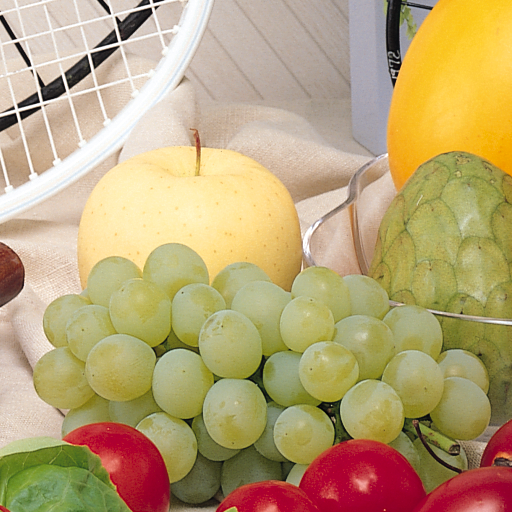
#> input picture 4. Fourth Lab/fruits.png, 512 x 512 px, found by its file name
$ python 'import numpy as np.py'
#> lines starting #> are read from the running program, lines starting #| are printed output that depends on the picture; after the words box and inside, x2 and y2 are one past the last pixel; in counts of white or black regions, pixels touching at a corner belong together
import numpy as np
import matplotlib.pyplot as plt
from scipy import signal
from skimage import io, filters, feature, morphology, color
from skimage.measure import label

# Define the Canny-Deriche smoothing filter
def canny_deriche_filter(s, alpha):
    n = 1
    si = np.arange(-s, s+1)
    si = si.astype(np.float64)
    h = np.zeros(si.shape)

    eps = 1e-10  # small positive number to avoid division by zero
    for i in range(len(si)):
        h[i] = np.exp(-alpha*si[i]) * ((alpha*si[i])**n) * ((1-np.exp(-alpha*si[i])) / ((si[i]**2) + eps))

    h = h / np.sum(h)
    return h,si

# Load the image
img = io.imread('C:/Users/ksevi/OneDrive/Desktop/MASTER/SCENE_LALIGANT/fourth report/fruits.png')
#> img is the input picture: shape (512, 512, 3); mean R, G, B 185.5, 163.3, 118.3
gray_img = color.rgb2gray(img)
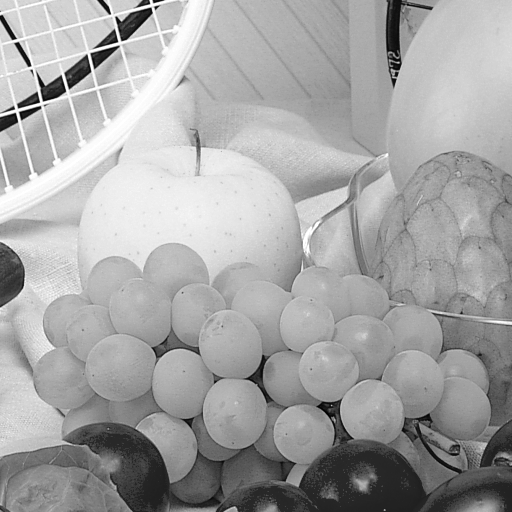
#> gray_img: shape (512, 512) float64; min 0, max 1, mean 0.646

# Define the filter parameters
alpha = 2
s = 10
h, si = canny_deriche_filter(s, alpha)

# Normalize the filter in the discrete domain
h /= np.sum(h)

# Plot the filter in the discrete domain
plt.plot(si, h)
plt.xlabel('s')
plt.ylabel('h(s)')
plt.title('Canny-Deriche filter')
plt.show()
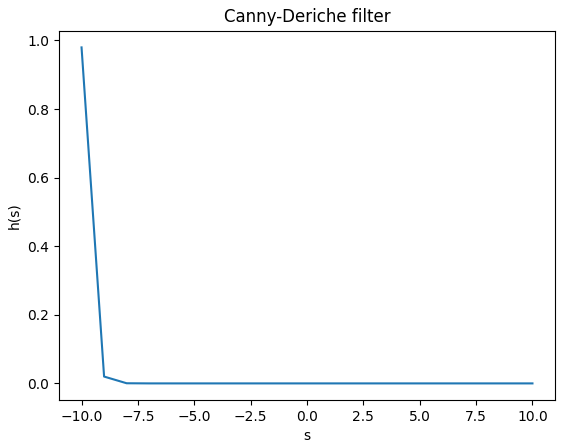
#> figure drawn by matplotlib, 1 panel; curve peaks at x = -10, y = 0.98

# Truncate the support of the filter according to s
support = np.where(h > h[0]/100)[0]
h = h[support]
s = si[support]

# Apply the filter to the image
smoothed_img = signal.convolve2d(gray_img, np.transpose([h]), mode='same')
smoothed_img = signal.convolve2d(smoothed_img, [h], mode='same')

# Compute the gradient components
Gx = signal.convolve2d(smoothed_img, [[-1, 1]], mode='same')
Gy = signal.convolve2d(smoothed_img, [[-1], [1]], mode='same')
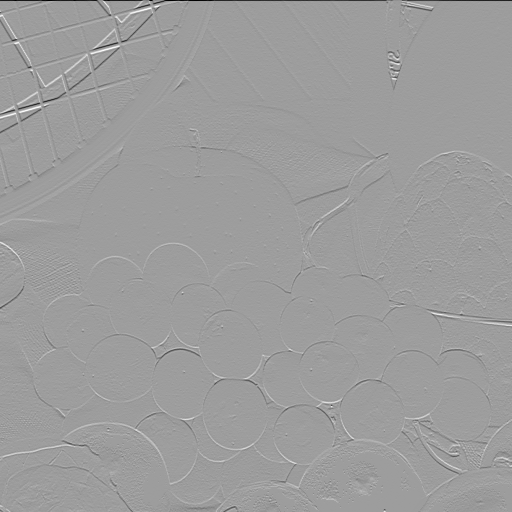
#> Gy: shape (512, 512) float64; min -0.979, max 0.609, mean -0.0007; drawn with min black and max white

# Compute the magnitude and direction of the gradient
G = np.sqrt(Gx**2 + Gy**2)
theta = np.arctan2(Gy, Gx)
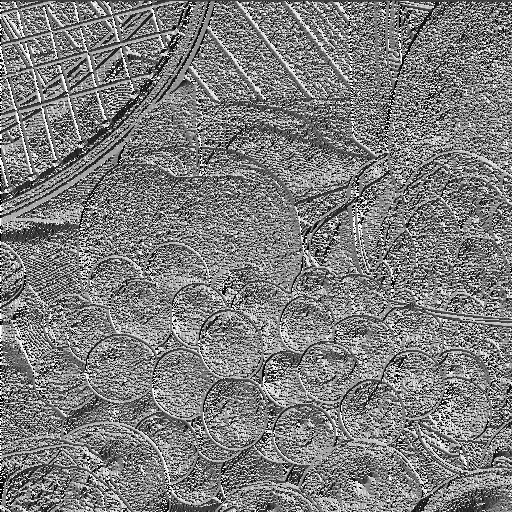
#> theta: shape (512, 512) float64; min -3.14, max 3.14, mean -0.0306; drawn with min black and max white

# Compute the non-maximum suppressed gradient magnitude
nms = filters.unsharp_mask(G)

# Threshold the gradient magnitude
sh = 0.2
sb = 0.05
edges = (nms > sh*np.max(nms))
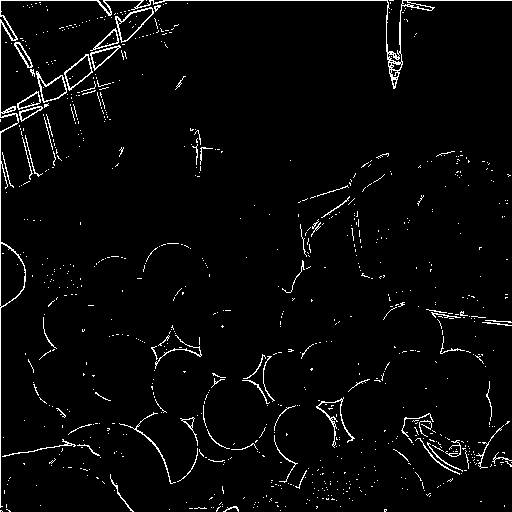
#> edges: shape (512, 512) bool; 3.1% white in thin lines or dots

# Refine the segmentation with hysteresis thresholding
edges = morphology.dilation(edges)
#> edges: shape (512, 512) bool; 8% white; 354 white regions (268 under 20 px), largest, box (x1, y1, x2, y2) and area: (0, 0, 512, 512) 7510, (400, 412, 512, 476) 1705, (118, 411, 226, 485) 770
edges = feature.canny(nms, sb*np.max(nms), sh*np.max(nms))
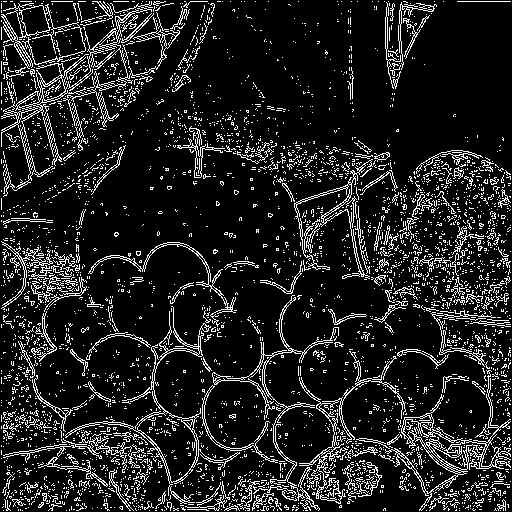
#> edges: shape (512, 512) bool; 12.8% white in thin lines or dots

# Remove small objects
edges = morphology.remove_small_objects(edges, 50)
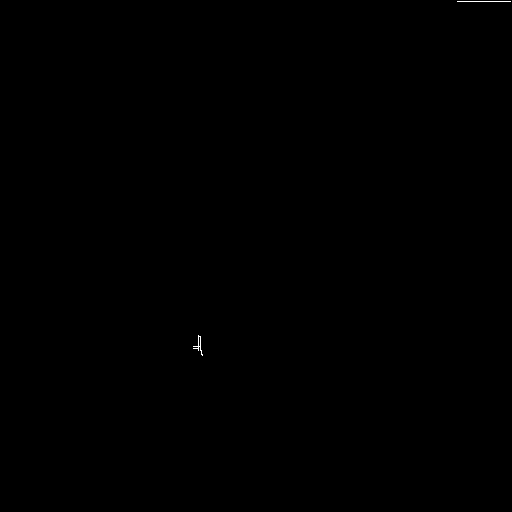
#> edges: shape (512, 512) bool; 0.04% white in thin lines or dots, all inside (x1, y1, x2, y2) = (193, 1, 511, 356)

# Label connected components
labels = label(edges)
#> labels: shape (512, 512) int32; 3 distinct labels, from 0 to 2

# Plot the results
fig, axes = plt.subplots(nrows=2, ncols=2, figsize=(10, 10))
ax = axes.ravel()
ax[0].imshow(img)
ax[0].set_title('Original image')
ax[1].imshow(smoothed_img, cmap=plt.cm.gray)
ax[1].set_title('Smoothed image')
ax[2].imshow(G, cmap=plt.cm.gray)
ax[2].set_title('Gradient magnitude')
ax[3].imshow(edges, cmap=plt.cm.gray)
ax[3].set_title('Edges')
plt.show()
